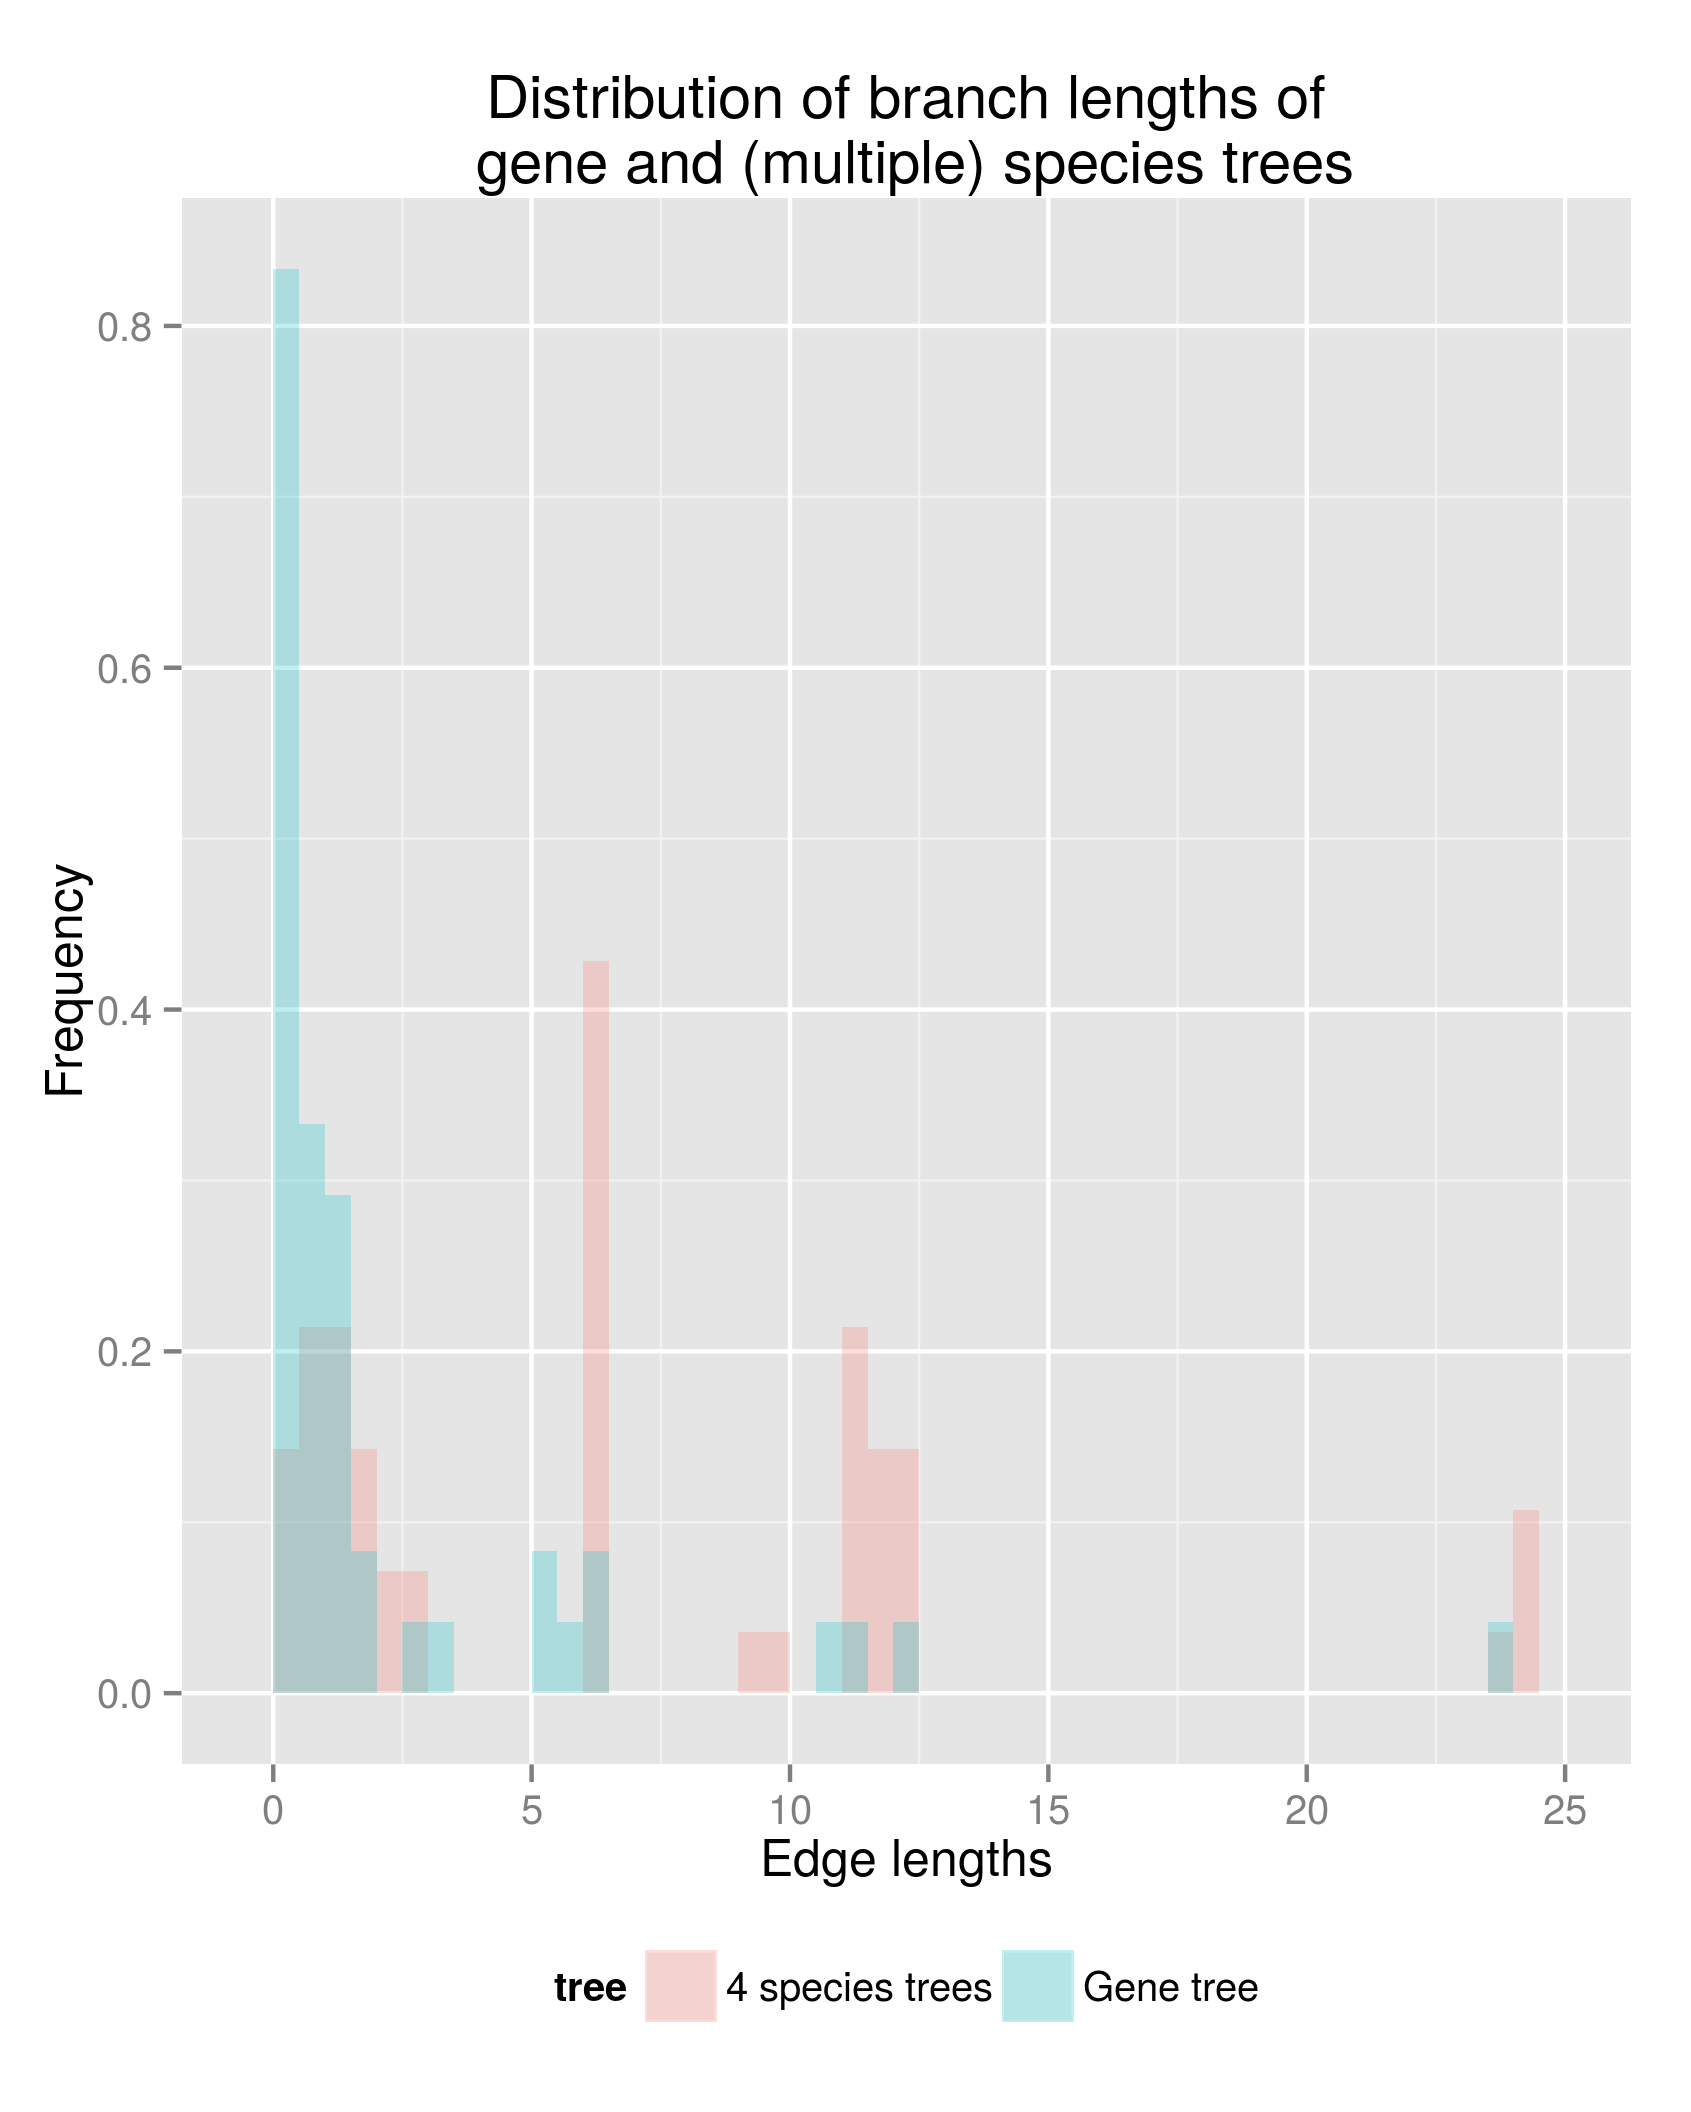

R code for this plot:
source("~/GitHubs/R/Phylogenies/get_phylogeny_crown_age.R")
source("~/GitHubs/R/Phylogenies/sample_species_trees_from_random_protracted_tree.R")
source("~/GitHubs/R/Phylogenies/has_paraphyly.R")

library(ape)
library(ggplot2)
library(gridExtra)

# Load all PBD functions
pbd_path <- "~/GitHubs/PBD/PBD/R"
for (file in list.files(path = pbd_path)) {
  source(paste(pbd_path,"/",file,sep=""));
}

library(testit)

investigate_sample_species_trees_from_protracted_tree <- function() {

  n <- 4
  age <- 5
  seed <- 320

  set.seed(seed)
  b_1  <- 0.7 # b_1 , the speciation-initiation rate of good species 
  la_1 <- 0.2 # la_1, the speciation-completion rate 
  b_2  <- 0.6 # b_2 , the speciation-initiation rate of incipient species 
  mu_1 <- 1.0 # mu_1, the extinction rate of good species 
  mu_2 <- 0.6 # mu_2, the extinction rate of incipient species 
  pbd_sim_output <- pbd_sim(c(b_1,la_1,b_2,mu_1,mu_2),age)
  names(pbd_sim_output)

  full_tree <- pbd_sim_output$tree

  # Strip the subspecies names
  species_tree <- pbd_sim_output$tree
  species_tree$tip.label <- strip_subspecies_label_from_tip_labels(species_tree$tip.label)
  assert(HasParaphyly(species_tree))
  plot(species_tree,show.node.label=TRUE,root.edge = TRUE)
  nodelabels( , col = "black", bg = "gray")

  branch_lengths_species_trees <- NULL
  n_species_trees <- 0
  while (length(branch_lengths_species_trees) < length(full_tree$edge.length)) {
    species_trees <- SampleSpeciesTreesFromPbdSimOutput(n=1,pbd_sim_output)
    branch_lengths_species_trees <- c(branch_lengths_species_trees,species_trees[[1]]$edge.length)
    n_species_trees <- n_species_trees + 1
  }



  p1 <- hist(full_tree$edge.length)
  p2 <- hist(branch_lengths_species_trees)
  plot( p1, col=rgb(0,0,1,1/4), xlim=c(0,30))
  plot( p2, col=rgb(1,0,0,1/4), xlim=c(0,30), add=T)

  data1 <- data.frame(length = full_tree$edge.length)
  data2 <- data.frame(length = branch_lengths_species_trees)

  #Now, combine your two dataframes into one.  First make a new column in each.
  data1$tree <- 'Gene tree'
  data2$tree <- paste(n_species_trees,"species trees")

  # and combine into your new data frame vegLengths
  data <- rbind(data1,data2)
  names(data)

  myplot <- ggplot(
    data, 
    aes(length, fill = tree)) + geom_histogram(alpha = 0.25,aes(y = ..density..), 
    position = 'identity', 
    binwidth = 0.5
  ) + xlab("Edge lengths") + 
    ylab("Frequency") + 
    ggtitle("Distribution of branch lengths of\n gene and (multiple) species trees") + 
    theme(legend.position = 'bottom')

  grid.arrange(myplot)
  ggsave("~/investigate_sample_species_trees_from_protracted_tree.png")
}

investigate_sample_species_trees_from_protracted_tree()